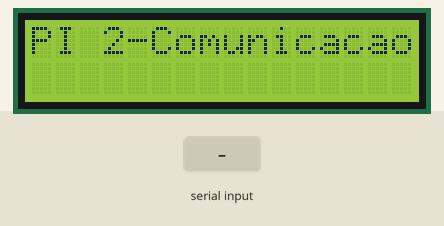
Bench run of a sketch on a simulated Arduino Uno, built with avr-gcc and run on an emulated ATmega328P. Shown: 16×2 character LCD. Inputs (shaded band) come from the test bench.

Above: at 1.2 s.
1.3 s: byte 30 received over Serial
At 1.9 s:
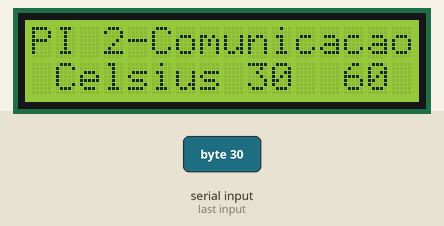
2.8 s: byte 90 received over Serial
At 4.0 s:
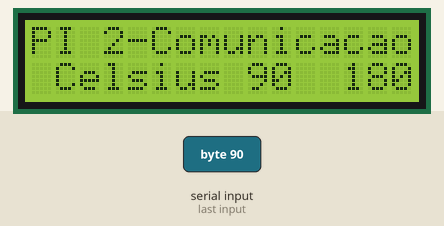
4.3 s: byte 120 received over Serial
At 5.4 s:
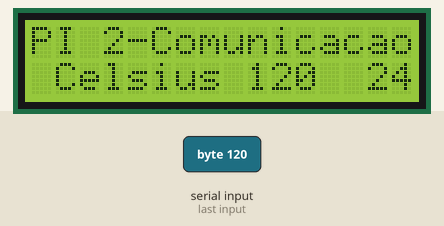
Timing chart, 0 to 7.3 s (numbered marks = the images above; inputs shaded):
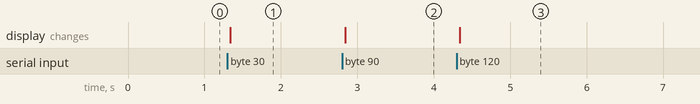

Measured:
- after the input at 1.3 s, the display: changes at once (image 1)
- after the input at 2.8 s, the display: changes at once (image 2)
- after the input at 4.3 s, the display: changes at once (image 3)

The sketch:

TESTE_LCD.ino
```cpp
#include <LiquidCrystal.h>
LiquidCrystal lcd(12,11,5,4,3,2);
int laster;
void setup(){
Serial.begin(50);
  lcd.begin(16,2);
}

void loop(){
  int oper;
lcd.setCursor(0,0);
//Print message
lcd.print("PI 2-Comunicacao");
//set cursor to column 0, line 2
//note line 2 is the secons row since the first row is 0
lcd.setCursor(0,2);
//print the number of seconds since reset;
if (Serial.available() > 0) {
                // read the incoming byte:
laster = Serial.read();
lcd.print(" Celsius ") ;
lcd.print(laster);


oper = laster;
oper= oper*2;
lcd.print("  ") ;
lcd.print(oper);
//Serial.println("if");
//Serial.println(laster);
}

//else{
//lcd.print("last ") ;
//lcd.print(" Celsius ") ;
//lcd.print(last) ;
//Serial.println("else");
//Serial.println(last);
//}

}
```
